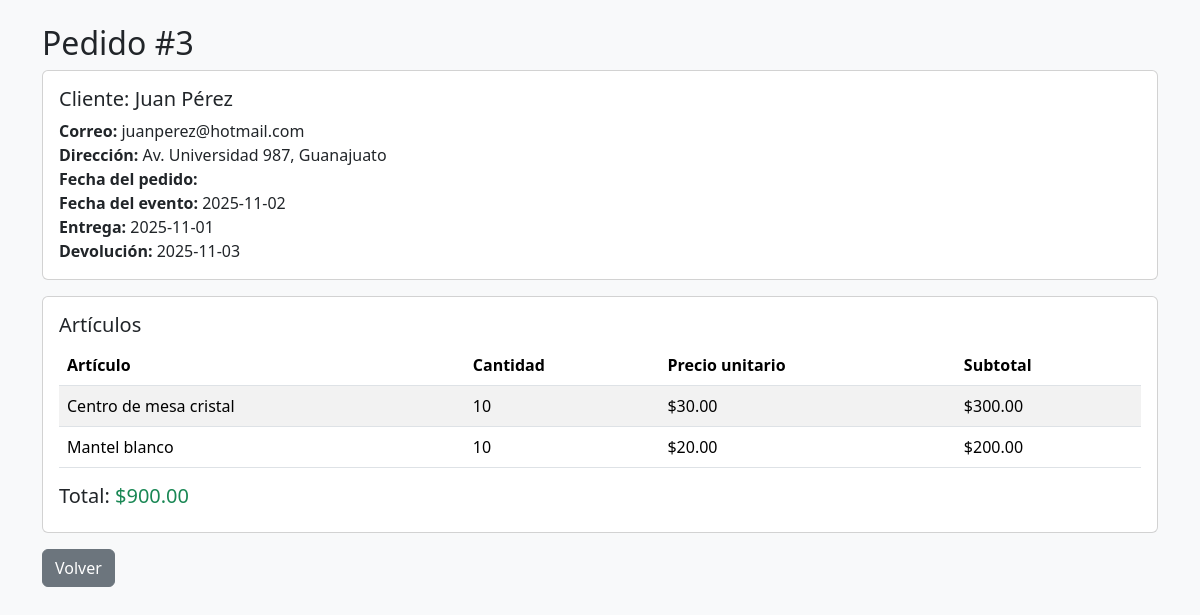
The page /php/ver_pedido.php?id=3 on the database its author committed.
### tables this page shows
CREATE TABLE Pedido (
    idPedido INT AUTO_INCREMENT PRIMARY KEY,
    idCliente INT,
    fechaPedido DATE,
    fechaEvento DATE NOT NULL,
    fechaEntrega DATE,
    fechaDevolucion DATE,
    montoTotal DECIMAL(10,2),
    FOREIGN KEY (idCliente) REFERENCES Cliente(idCliente)
        ON DELETE CASCADE
);

CREATE TABLE Cliente (
    idCliente INT AUTO_INCREMENT PRIMARY KEY,
    nombre VARCHAR(100) NOT NULL,
    direccion VARCHAR(150),
    correo VARCHAR(100)
);

CREATE TABLE DetallePedido (
    idPedido INT,
    idArticulo INT,
    cantidad INT NOT NULL,
    PRIMARY KEY (idPedido, idArticulo),
    FOREIGN KEY (idPedido) REFERENCES Pedido(idPedido)
        ON DELETE CASCADE,
    FOREIGN KEY (idArticulo) REFERENCES Articulo(idArticulo)
        ON DELETE CASCADE
);

CREATE TABLE Articulo (
    idArticulo INT AUTO_INCREMENT PRIMARY KEY,
    nombre VARCHAR(100) NOT NULL,
    estado VARCHAR(20) DEFAULT 'Disponible',
    cantidadTotal INT NOT NULL DEFAULT 0,
    cantidadDisponible INT NOT NULL DEFAULT 0,
    cantidadEnUso INT NOT NULL DEFAULT 0,
    cantidadDanada INT NOT NULL DEFAULT 0,
    costoRenta DECIMAL(10,2) NOT NULL
);

### php/ver_pedido.php (the view, shortened to what this page needs)
<?php
require_once "conexion.php";
$id = isset($_GET['id']) ? intval($_GET['id']) : 0;
try {
    $stmt = $conn->prepare("
        SELECT P.idPedido, P.fechaPedido, P.fechaEvento, P.fechaEntrega, P.fechaDevolucion, P.montoTotal,
               C.nombre AS cliente, C.correo, C.direccion
        FROM Pedido P
        JOIN Cliente C ON P.idCliente = C.idCliente
        WHERE P.idPedido = :id
    ");
    $stmt->execute([':id'=>$id]);
    $pedido = $stmt->fetch(PDO::FETCH_ASSOC);
    $stmt = $conn->prepare("
        SELECT A.nombre,
               DP.cantidad,
               (A.costoRenta * DP.cantidad) AS subtotal
        FROM DetallePedido DP
        JOIN Articulo A ON DP.idArticulo = A.idArticulo
        WHERE DP.idPedido = :id
    ");
    $stmt->execute([':id'=>$id]);
    $detalles = $stmt->fetchAll(PDO::FETCH_ASSOC);
} catch (PDOException $e) {
    die("Error al cargar pedido: " . htmlspecialchars($e->getMessage()));
}
?>
<!DOCTYPE html>
<html lang="es">
<head>
  <link href="https://cdn.jsdelivr.net/npm/bootstrap@5.3.3/dist/css/bootstrap.min.css" rel="stylesheet">
</head>
<body class="bg-light">
<div class="container mt-4">
  <h2>Pedido #<?= htmlspecialchars($pedido['idPedido']) ?></h2>
  <div class="card mb-3">
    <div class="card-body">
      <h5 class="card-title">Cliente: <?= htmlspecialchars($pedido['cliente']) ?></h5>
      <p class="card-text">
        <strong>Correo:</strong> <?= htmlspecialchars($pedido['correo']) ?><br>
        <strong>Dirección:</strong> <?= htmlspecialchars($pedido['direccion']) ?><br>
        <strong>Fecha del pedido:</strong> <?= htmlspecialchars($pedido['fechaPedido']) ?><br>
        <strong>Fecha del evento:</strong> <?= htmlspecialchars($pedido['fechaEvento']) ?><br>
        <strong>Entrega:</strong> <?= htmlspecialchars($pedido['fechaEntrega']) ?><br>
        <strong>Devolución:</strong> <?= htmlspecialchars($pedido['fechaDevolucion']) ?><br>
      </p>
    </div>
  </div>
  <div class="card">
    <div class="card-body">
      <h5>Artículos</h5>
      <table class="table table-striped">
        <thead>
          <tr>
            <th>Artículo</th>
            <th>Cantidad</th>
            <th>Precio unitario</th>
            <th>Subtotal</th>
          </tr>
        </thead>
        <tbody>
          <?php foreach ($detalles as $d): ?>
          <tr>
            <td><?= htmlspecialchars($d['nombre']) ?></td>
            <td><?= htmlspecialchars($d['cantidad']) ?></td>
            <td>$<?= number_format((float)$d['subtotal'] / max(1, (int)$d['cantidad']), 2) ?></td>
            <td>$<?= number_format($d['subtotal'], 2) ?></td>
          </tr>
          <?php endforeach; ?>
        </tbody>
      </table>
      <h5 class="mt-3">Total: <span class="text-success">$<?= number_format($pedido['montoTotal'], 2) ?></span></h5>
    </div>
  </div>
  <a href="pedidos.php" class="btn btn-secondary mt-3">Volver</a>
</div>
</body>
</html>

### rows shown on the page
pedido: idPedido "3", idCliente.nombre "Juan Pérez", idCliente.correo "juanperez@hotmail.com", idCliente.direccion "Av. Universidad 987, Guanajuato", fechaEvento "2025-11-02", fechaEntrega "2025-11-01", fechaDevolucion "2025-11-03", montoTotal "900.00"
detallepedido: idArticulo.nombre "Centro de mesa cristal", cantidad "10", cantidad "30.00", subtotal "300.00"
detallepedido: idArticulo.nombre "Mantel blanco", cantidad "10", cantidad "20.00", subtotal "200.00"
